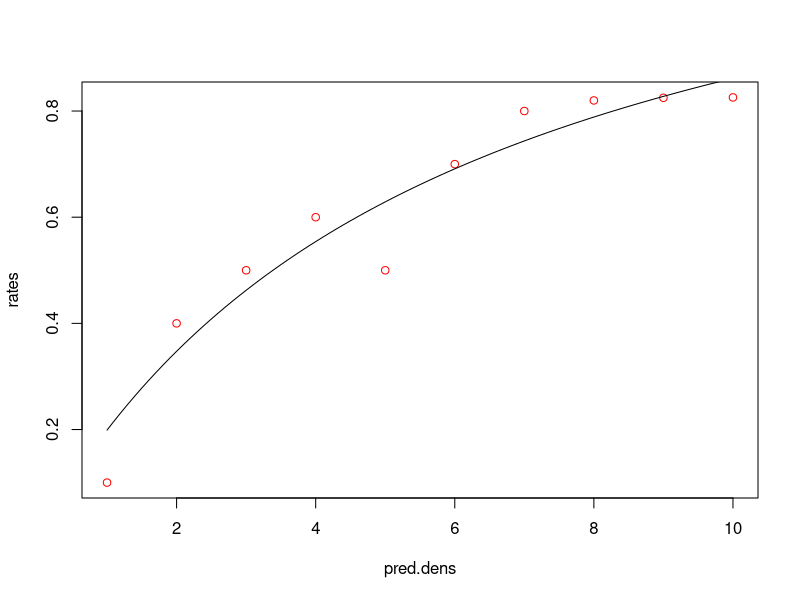
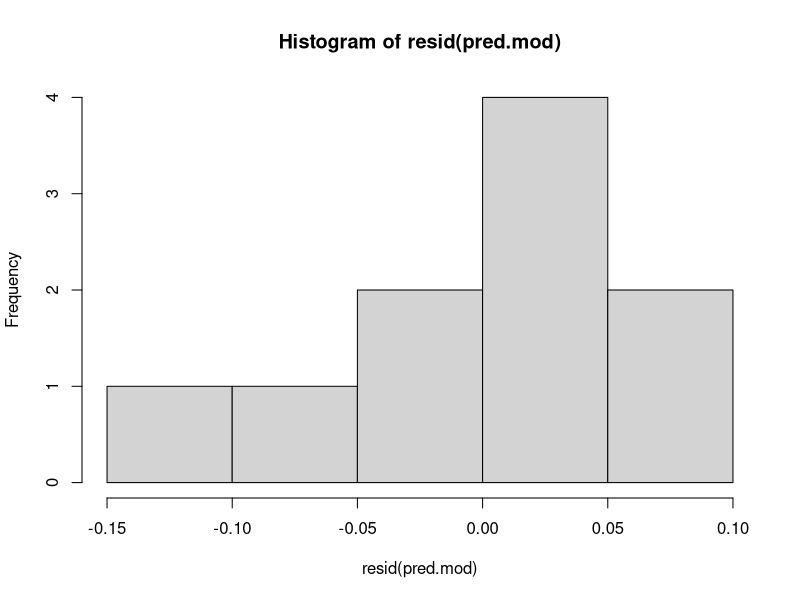
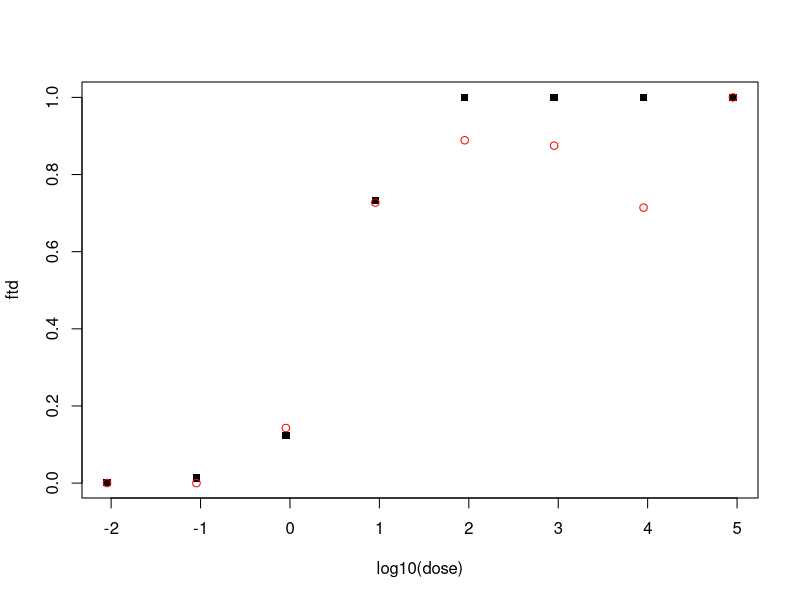

The R script that drew these images, in order: (Note: this script raises an error after producing the figures.)
#ex_nls_models

rm(list=ls()) # clears workspace

##nls models - Michaelis-Menten
pred.dens = seq(1,10, length.out=10) #create prey density
rates = c(.1,0.4,.5,.6,.5,.7,.8,.82,.825,.8257) #make up some capture rates
pred.dat = data.frame(pred.dens,rates) 

a = 1
b = 5
preds = (a*(pred.dens))/((b)+(pred.dens))

pred.mod<-nls(rates~((a*(pred.dens))/((b)+(pred.dens))),
              data=pred.dat, 
              start=list(a=1,b=5), #need to supply starting values #a=1.36,b=5.87
              trace = TRUE)

summary(pred.mod)

new.preds = seq(1,10,by=.1)
ftd=predict(pred.mod,newdata = list(pred.dens = new.preds)) #note need to include list!
plot(rates~pred.dens, col="red") #actual data
lines(new.preds,ftd) #fitted data

hist(resid(pred.mod))
shapiro.test(resid(pred.mod))


##nls model - monomolecular models##

dose=c(0.009, 0.09, 0.9, 9, 90, 900, 9000, 90000)
pos=c(0,0,1,8,8,7,5,3)
tot=c(7,7,7,11,9,8,7,3)

pi_o=pos/tot
data=data.frame(dose,pos,tot,pi_o)

dose.nls<-nls(pi_o~(1-exp(-(theta*(dose)))),
              data=data, 
              start=list(theta=0.05), 
              trace = TRUE)

summary(dose.nls)


ftd=fitted(dose.nls)
plot(ftd~log10(dose), pch=15) #fitted curve
points(pi_o~log10(dose),col="red") #actual points

dose.curve=ggplot(data=data, aes(x=log10(dose),y=pi_o))+ 
  geom_point(color="blue")+
  geom_line(aes(y=ftd), size=1)+
  xlab(expression(log[10]~dose))+
  ylab("Proportion infected")+
  coord_cartesian(ylim=c(-0.1,1.1))+ #zoom in
  theme_bw() + 
  theme(axis.title=element_text(size=23),axis.text=element_text(size=15),panel.grid = element_blank(), axis.line=element_line(),legend.position=c(.9,.55),legend.text = element_text(size=12,face="italic"))
print(dose.curve)


##calculate mean-squared error
resid.sq = (resid(dose.nls)^2)
mse = mean(resid.sq)
print(mse)

##GAM##
pred.dens = seq(1,10, length.out=10) #create prey density
rates = c(.1,0.4,.5,.6,.5,.7,.8,.82,.825,.8257) #make up some capture rates
pred.dat = data.frame(pred.dens,rates) 

library(mgcv)
a <- gam(rates~s(pred.dens),data=pred.dat, method="REML")
summary(a)
#Using summary with the model object will give you the significance of the smooth term
#and the variance explained.
#edf - estimated degrees of freedom, larger means more wiggle, values closer to 1 are closer to linear
#gam.check(a)
plot(a,pages=1,seWithMean=TRUE) #
pred <- predict.gam(a)
pred.dat$yhat = pred

library(ggplot2)
r=ggplot(data=pred.dat, aes(x=pred.dens,y=rates))+ 
  geom_point()+
  geom_line(aes(y=yhat), size=1)+
  ylab("Rate of prey capture")+
  xlab("Predator density")+
  #coord_cartesian(ylim=c(-0.1,1.1))+ #zoom in
  theme_bw() + 
  theme(axis.title=element_text(size=23),axis.text=element_text(size=15),panel.grid = element_blank(), axis.line=element_line(),legend.position=c(.9,.55),legend.text = element_text(size=12,face="italic"))
print(r)

